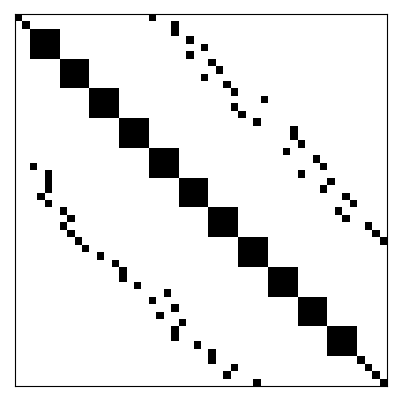

Reproduce this figure in Python.
import matplotlib.pyplot as plt
import numpy as np

n = 50
A = np.zeros((n,n))

for i in np.arange(4,n-4,4):
    ini = max(0,i-2)
    fin = min(i+2,n)
    A[ini:fin,ini:fin] = np.ones((fin-ini,fin-ini))


for i in np.arange(n):
    A[i,i] = 1.
    j = i - np.random.randint(17,23)
    if (j >= 0):
        A[i,j] = 1.
    j = i + np.random.randint(17,23)
    if (j < 50):
        A[i,j] = 1.

plt.matshow(A, cmap="binary")
ax = plt.gca()
ax.set_xticks([])
ax.set_yticks([])
ax.set_aspect('equal')
plt.savefig('main.png', bbox_inches='tight')
